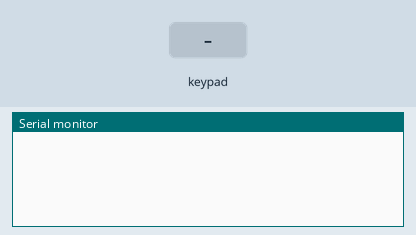
The sketch below on a simulated Arduino Uno, built with avr-gcc and run on an emulated ATmega328P. Shown: the last lines printed to the serial monitor. Inputs (shaded band) come from the test bench.

Above: at 1.2 s.
1.3 s: key '7' pressed
At 2.4 s:
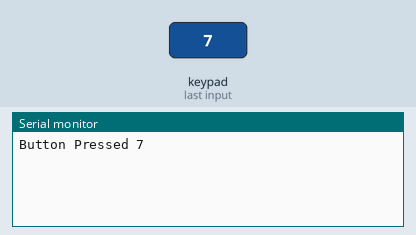
2.8 s: keypad keys 1 3 1 2 1 1 1 0 * pressed 0.4 s apart
At 7.0 s:
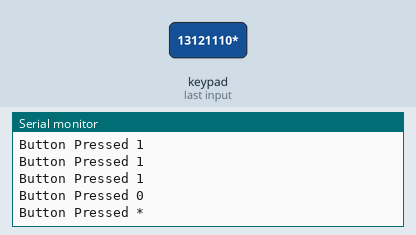
7.9 s: key '/' pressed
At 8.4 s:
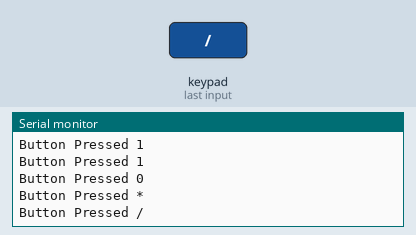
9.4 s: keypad keys 1 3 1 2 1 1 1 0 = pressed 0.4 s apart
At 13.4 s:
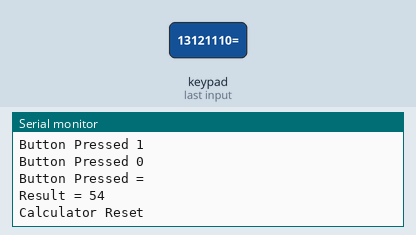
14.5 s: key '*' pressed
At 15.6 s:
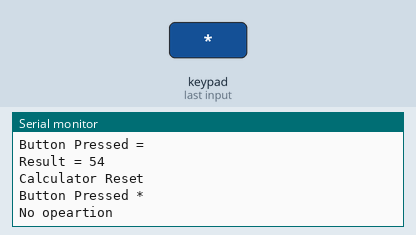
16.0 s: keypad keys 9 8 7 6 = pressed 0.4 s apart
At 19.0 s:
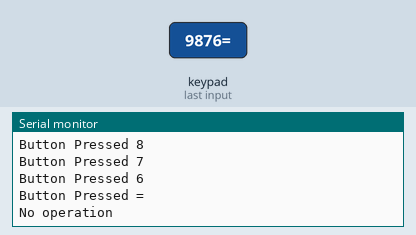
Timing chart, 0 to 20.5 s (numbered marks = the images above; inputs shaded):
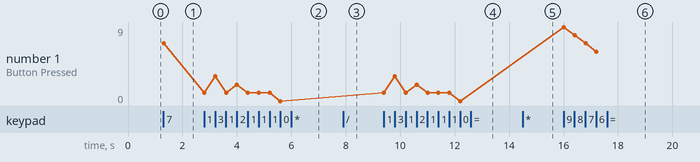

Measured:
- after the input at 1.3 s, the serial monitor: prints a new line at once (image 1)
- after the input at 2.8 s, the serial monitor: prints a new line at once (image 2)
- after the input at 7.9 s, the serial monitor: prints a new line at once (image 3)
- after the input at 9.4 s, the serial monitor: prints a new line at once (image 4)
- after the input at 14.5 s, the serial monitor: prints a new line at once (image 5)
- after the input at 16.0 s, the serial monitor: prints a new line at once (image 6)
- plotted number 1: 7 → 0 after the input at 2.8 s, 0 → 6 after the input at 16.0 s

The sketch:

Exp2_code.ino
```cpp
#include <Keypad.h>
const byte ROWS = 4; // Four rows
const byte COLS = 4; // Four columns as this is a 4*4 Keypad

char keys[ROWS][COLS] = {

  {'7', '8', '9', '/'},

  {'4', '5', '6', '*'},

  {'1', '2', '3', '-'},

  {'c', '0', '=', '+'}

}; // defining the keys in the keypad

byte rowPins[ROWS] = { 13, 12, 11, 10 };// Connect keypad ROW0, ROW1, ROW2 and ROW3 to these Arduino pins.
byte colPins[COLS] = { 9, 8, 7, 6 }; // Connect keypad COL0, COL1, COL2 and COL3 to these Arduino pins.

Keypad kpd = Keypad( makeKeymap(keys), rowPins, colPins, ROWS, COLS ); // Create the Keypad variable to identify and store the pressed key.

char key;
void setup() {
  Serial.begin(9600); // initialize the serial monitor
}

long num1 = 0, num2 = 0, ans = 0;
bool opFirst = true, isFirst = true;
char op = '?';

void loop() {
  char key = kpd.getKey();
  if (key != 0) {
    Serial.print("Button Pressed ");
    Serial.println(key);
    if (key == 'c') {
      Serial.println("Reset Calculator");
      reset();
    }
    else if (key >= '0' and key <= '9') {
      if (isFirst) {
        num1 = (num1 * 10) + (key - '0');
        opFirst = false;
      } else {
        num2 = (num2 * 10) + (key - '0');
      }
    } else if (key == '=') {
      if (op == '?') {
        Serial.println("No operation");
      } else {
        bool ck = true;
        if (op == '+') ans = num1 + num2;
        else if (op == '-') ans = num1 - num2;
        else if (op == '*') ans = num1 * num2;
        else if (op == '/' and num2 != 0) ans = num1 / num2;
        else ck = false;
        if(!ck) Serial.println("Divion by zero is undefined");
        else{
          Serial.print("Result = ");
          Serial.println(ans);
          delay(100);
          Serial.println("Calculator Reset");
        }
        reset();
      }
    } else {
      if(!opFirst) op = key, isFirst = false;
      else Serial.println("No opeartion");
    }
  }
}

void reset() {
  num1 = num2 = ans = 0;
  opFirst = true;
  isFirst = true;
  op = '?';
}
```
